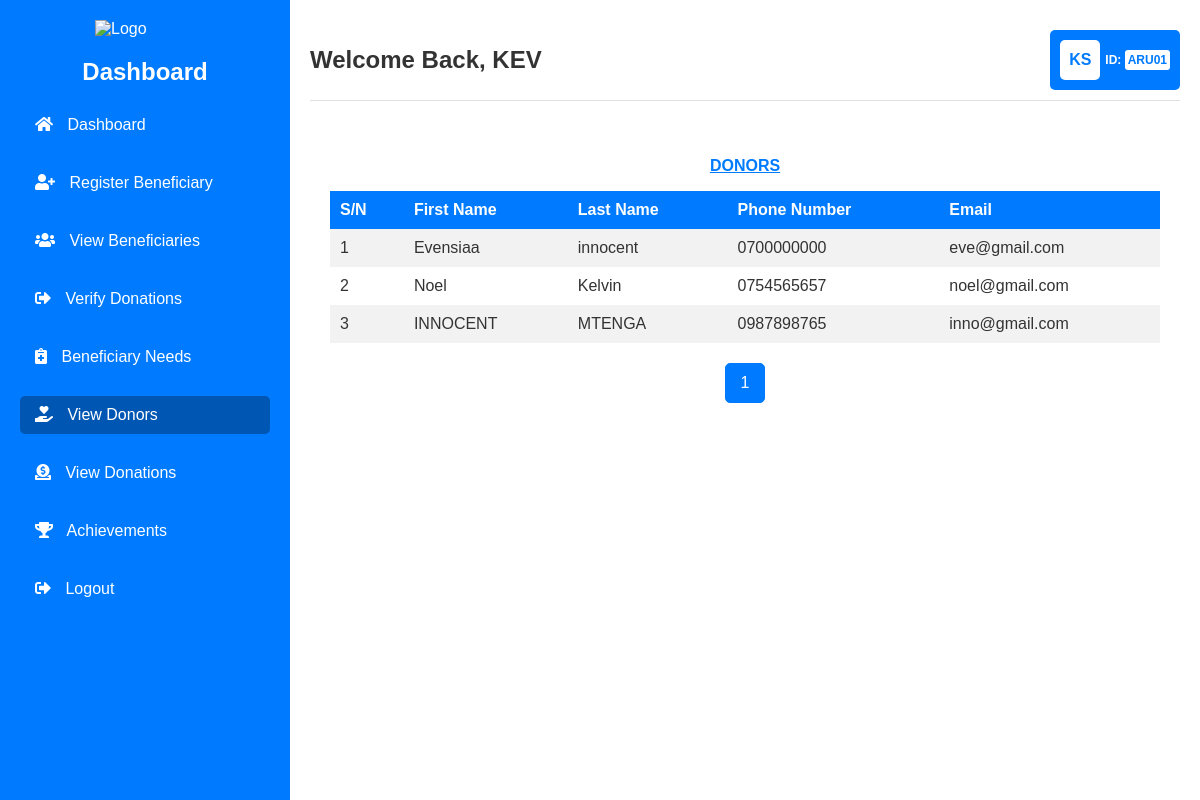
Page /view-donors.php (signed in) on the committed database.
### tables this page shows
CREATE TABLE `donor` (
  `donor_id` int(11) NOT NULL,
  `f_name` varchar(45) NOT NULL,
  `l_name` varchar(45) NOT NULL,
  `phone` varchar(45) NOT NULL,
  `e_mail` varchar(45) NOT NULL,
  `password` varchar(45) NOT NULL
);

### view-donors.php (the view, shortened to what this page needs)
<?php
$conn = mysqli_connect("localhost", "root", "", "dmess");
$results_per_page = 5;
$sql = "SELECT COUNT(*) AS total FROM donor";
$query = mysqli_query($conn, $sql);
$row = mysqli_fetch_assoc($query);
$total_donors = $row['total'];
$total_pages = ceil($total_donors / $results_per_page);
if (!isset($_GET['page'])) {
    $page = 1;
} else {
    $page = $_GET['page'];
}
$starting_limit_number = ($page - 1) * $results_per_page;
$sql = "SELECT * FROM donor LIMIT " . $starting_limit_number . "," . $results_per_page;
$query = mysqli_query($conn, $sql);
?>
<!DOCTYPE html>
<html lang="en">
<head>
    <link rel="stylesheet" href="css/dashboard.css">
    <link rel="stylesheet" href="css/view-beneficiaries.css">
    <link rel="stylesheet" href="https://cdnjs.cloudflare.com/ajax/libs/font-awesome/5.15.3/css/all.min.css">
</head>
<body>
    <div class="container">
        <div class="sidebar">
            <div class="logo">
                <img src="pictures/wheelchair.png" alt="Logo">
            </div>
            <h2>Dashboard</h2>
            <ul>
               <li><a href="dashboard.php"><i class="fas fa-home"></i> Dashboard</a></li>
                <li><a href="register-beneficiary.php"><i class="fas fa-user-plus"></i> Register Beneficiary</a></li>
                <li><a href="view-beneficiaries.php"><i class="fas fa-users"></i> View Beneficiaries</a></li>
                <li><a href="verify-donations.php"><i class="fas fa-sign-out-alt"></i> Verify Donations</a></li>
                <li><a href="beneficiary-needs.php"><i class="fas fa-notes-medical"></i> Beneficiary Needs</a></li>
                <li><a href="view-donors.php" class="active"><i class="fas fa-hand-holding-heart"></i> View Donors</a></li>
                <li><a href="view-donations.php"><i class="fas fa-donate"></i> View Donations</a></li>
                <li><a href="monthly-report.php"><i class="fas fa-trophy"></i> Achievements</a></li>
                <li><a href="logout.php"><i class="fas fa-sign-out-alt"></i> Logout</a></li>
            </ul>
        </div>
        <div class="content">
            <div class="top-header">
                <div class="welcome-message">
                    <h1>Welcome Back, <strong><?php echo $_SESSION['fname']; ?></strong></h1>
                </div>
                <div class="profile">
                    <div class="profile-rectangle">
                        <div class="profile-initials">
                            <?php echo strtoupper(substr($_SESSION['fname'], 0, 1) . substr($_SESSION['lname'], 0, 1)); ?>
                        </div>
                        <div class="profile-info">
                            <p>ID: <span><?php echo $_SESSION['idkey']; ?></span></p>
                        </div>
                    </div>
                </div>
            </div>
            <div class="content">
                <div class="cards1">
                    <center><p style="color: #007bff;"><b><u>DONORS</u></b></p></center>
                    <table class="table">
                        <tr>
                            <th>S/N</th>
                            <th>First Name</th>
                            <th>Last Name</th>
                            <th>Phone Number</th>
                            <th>Email</th>
                        </tr>
                        <?php
                        if(mysqli_num_rows($query) > 0){
                            $count = $starting_limit_number;
                            while($rows = mysqli_fetch_array($query)){
                                $count++;
                        ?>
                        <tr>
                            <td><?php echo $count;?></td>
                            <td><?php echo htmlspecialchars($rows['f_name']);?></td>
                            <td><?php echo htmlspecialchars($rows['l_name']);?></td>
                            <td><?php echo htmlspecialchars($rows['phone']);?></td>
                            <td><?php echo htmlspecialchars($rows['e_mail']);?></td>
                        </tr>
                        <?php
                            }
                        }
                        ?>
                    </table>
                </div>
                <div class="pagination">
                    <?php
                    for ($page_number = 1; $page_number <= $total_pages; $page_number++) {
                        echo '<a href="view-donors.php?page=' . $page_number . '" class="' . ($page_number == $page ? 'active' : '') . '">' . $page_number . '</a>';
                    }
                    ?>
                </div>
            </div>
        </div>
    </div>
</body>
</html>

### dashboard.css (style rules this page uses)
body { font-family: 'Arial', sans-serif; background-color: #f4f4f4; margin: 0; padding: 0; color: #333; display: flex; flex-direction: column; height: 100vh; }
.container { display: flex; flex: 1; }
.sidebar { width: 250px; background-color: #007bff; color: #fff; padding: 20px; box-shadow: 2px 0 5px rgba(0, 0, 0, 0.1); flex-shrink: 0; transition: transform 0.3s ease-in-out; }
.sidebar .logo img { width: 100px; margin: 0 auto 10px; display: block; }
.sidebar h2 { text-align: center; margin-bottom: 20px; }
.sidebar ul { list-style: none; padding: 0; }
.sidebar ul li { margin-bottom: 20px; }
.sidebar ul li a { color: #fff; text-decoration: none; display: block; padding: 10px 15px; border-radius: 5px; transition: background-color 0.3s; }
.sidebar ul li a.active, .sidebar ul li a:hover { background-color: #0056b3; }
.sidebar ul li a i { margin-right: 10px; }
.content { flex: 1; padding: 20px; background-color: #fff; display: flex; flex-direction: column; }
.top-header { display: flex; align-items: center; justify-content: space-between; margin-bottom: 20px; padding: 10px 0; border-bottom: 1px solid #e0e0e0; }
.welcome-message { display: flex; align-items: center; }
.welcome-message h1 { margin: 0; font-size: 24px; }
.profile { display: flex; align-items: center; }
.profile-rectangle { display: flex; align-items: center; padding: 5px 10px; background-color: #007bff; color: #fff; border-radius: 5px; height: 50px; }
.profile-initials { width: 40px; height: 40px; background-color: #fff; color: #007bff; display: flex; align-items: center; justify-content: center; font-size: 16px; font-weight: bold; border-radius: 5px; margin-right: 5px; }
.profile-info { display: flex; flex-direction: column; justify-content: center; }
.profile-info p { margin: 0; font-weight: bold; text-align: left; font-size: 12px; }
.profile-info span { display: inline-block; background-color: #fff; color: #007bff; padding: 3px; border-radius: 3px; text-align: center; font-size: 12px; }

### view-beneficiaries.css (style rules this page uses)
.table { width: 100%; border-collapse: collapse; }
.table th, .table td { padding: 10px; text-align: left; }
.table th { background-color: #007bff; color: #ffffff; }
.table tbody tr:nth-child(even) { background-color: #f2f2f2; }
.pagination { display: flex; justify-content: center; margin: 20px 0; }
.pagination a { margin: 0 5px; padding: 10px 15px; text-decoration: none; color: #007bff; border: 1px solid #ddd; border-radius: 5px; }
.pagination a.active { background-color: #007bff; color: white; border: 1px solid #007bff; }

### rows in the picture
donor: f_name "Evensiaa", l_name "innocent", phone "0700000000", e_mail "eve@gmail.com"
donor: f_name "Noel", l_name "Kelvin", phone "0754565657", e_mail "noel@gmail.com"
donor: f_name "INNOCENT", l_name "MTENGA", phone "0987898765", e_mail "inno@gmail.com"

### other values in the picture
$_SESSION['fname'] "KEV"
substr($_SESSION['fname'], 0, 1) . substr($_SESSION['lname'], 0, 1) "KS"
$_SESSION['idkey'] "ARU01"
